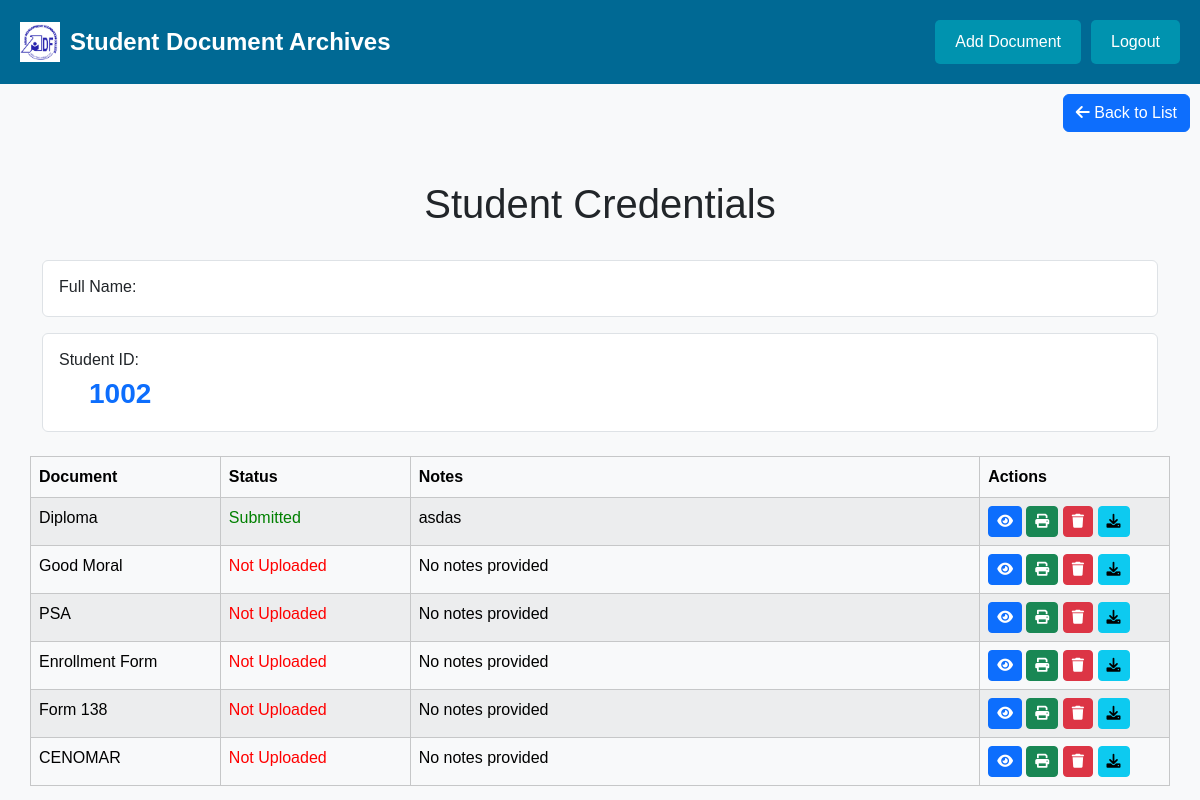
Screenshot of /Archiving/archive/studentListCredentials.php?student_id=1002 with the database file from the repository.
### tables this page shows
CREATE TABLE `students` (
  `student_id` int(11) NOT NULL,
  `firstname` varchar(255) NOT NULL,
  `middlename` varchar(255) DEFAULT NULL,
  `lastname` varchar(255) NOT NULL,
  `course` varchar(100) NOT NULL,
  `year_level` int(11) NOT NULL,
  `fullname` varchar(200) GENERATED ALWAYS AS (concat(`firstname`,' ',`lastname`)) STORED
);

CREATE TABLE `document_requirements` (
  `id` int(11) NOT NULL,
  `document_name` varchar(255) NOT NULL,
  `description` text DEFAULT NULL
);

CREATE TABLE `student_documents` (
  `id` int(11) NOT NULL,
  `student_id` int(11) NOT NULL,
  `document_id` int(11) NOT NULL,
  `status` tinyint(1) DEFAULT 0,
  `notes` text DEFAULT 'No notes provided',
  `updated_at` timestamp NOT NULL DEFAULT current_timestamp() ON UPDATE current_timestamp(),
  `file_path` varchar(255) NOT NULL
);

### Archiving/archive/StudentListCredentials.php (the view, shortened to what this page needs)
<?php
$conn = new mysqli("localhost", "root", "", "student_management");
if (isset($_GET['student_id']) && !empty($_GET['student_id'])) {
    $student_id = intval($_GET['student_id']);
} else {
    die("Student ID is required.");
}
$documents_result = $conn->query("SELECT * FROM document_requirements");
$stmt = $conn->prepare("SELECT * FROM students WHERE student_id = ?");
$stmt->bind_param("i", $student_id);
$stmt->execute();
$student_result = $stmt->get_result();
$student = $student_result->fetch_assoc();
$stmt = $conn->prepare("SELECT * FROM student_documents WHERE student_id = ?");
$stmt->bind_param("i", $student_id);
$stmt->execute();
$student_documents_result = $stmt->get_result();
?>
<!DOCTYPE html>
<html lang="en">
<head>
    <link href="https://cdn.jsdelivr.net/npm/bootstrap@5.3.1/dist/css/bootstrap.min.css" rel="stylesheet">
    <link rel="stylesheet" href="nav.css">
    <link rel="stylesheet" href="https://cdnjs.cloudflare.com/ajax/libs/font-awesome/6.0.0-beta3/css/all.min.css">
</head>
<body class="bg-light">
<header>
    <div class="logo-container">
        <img src="uploads/logo.png" alt="Logo" class="logo">
        <span class="title">Student Document Archives</span>
    </div>
    <div class="navbar-buttons">
        <button class="navbar-button btn btn-primary" data-bs-toggle="modal" data-bs-target="#uploadModal">Add Document</button>
        <form action="logout.php" method="POST" style="display: inline;">
    <button type="submit" class="navbar-button" id="logoutButton">Logout</button>
</form>    </div>
</header>
<div class="d-flex justify-content-end" style="margin: 10px 10px;">
    <a href="studentList.php" class="btn btn-primary">
        <i class="fas fa-arrow-left"></i> Back to List
    </a>
</div>
<div class="container mt-5">
    <div class="d-flex justify-content-between align-items-center mb-4">
        <h1 class="text-center w-100">Student Credentials</h1>
    </div>
    <div class="mb-4">
        <div class="p-3 mb-3 border rounded bg-white">
            <h5 class="mb-1 fs-6">Full Name:</h5>
        </div>
        <div class="p-3 border rounded bg-white">
            <h5 class="mb-1 fs-6">Student ID:</h5>
            <p style="margin-left:30px;" class="mb-0 text-primary fw-bold fs-3">
                <?= htmlspecialchars($student['student_id']); ?>
            </p>
        </div>
    </div>
    <div class="row">
        <table class="table table-bordered table-striped table-hover table-light">
            <thead class="thead-dark">
                <tr>
                    <th class="col-2">Document</th>
                    <th class="col-2">Status</th>
                    <th class="col-6">Notes</th>
                    <th class="col-2">Actions</th>
                </tr>
            </thead>
            <tbody>
                <?php while ($document = $documents_result->fetch_assoc()): ?>
                <tr>
                    <td><?= htmlspecialchars($document['document_name']); ?></td>
                    <?php
                    $status = "Not Uploaded";
                    $notes = "No notes provided";
                    $color = "red";
                    $student_documents_result->data_seek(0);
                    while ($student_document = $student_documents_result->fetch_assoc()) {
                        if ($student_document['document_id'] == $document['id']) {
                            $status = $student_document['status'] == 1 ? "Submitted" : "No record";
                            $color = $student_document['status'] == 1 ? "green" : "red";
                            $notes = htmlspecialchars($student_document['notes']);
                            break;
                        }
                    }
                    ?>
                    <td style="color: <?php echo $color; ?>;"><?php echo $status; ?></td>
                    <td><?= $notes; ?></td>
                    <td>
                    <button
    class="btn btn-primary btn-sm"
    data-bs-toggle="modal"
    data-bs-target="#viewModal"
    data-file="<?= htmlspecialchars($student_document['file_path'] ?? '#'); ?>"
    title="View">
    <i class="fas fa-eye"></i>
</button>
<a href="#" class="btn btn-success btn-sm"
   title="Print"
   onclick="printDocument('http://localhost/archiving/archive/<?= htmlspecialchars($student_document['file_path'] ?? '#'); ?>')">
    <i class="fas fa-print"></i>
</a>
                        <a href="?delete_id=<?= htmlspecialchars($document['id']) ?>&student_id=<?= htmlspecialchars($student['student_id']) ?>" class="btn btn-danger btn-sm" onclick="return confirm('Are you sure?');" title="Delete">
                            <i class="fas fa-trash"></i>
                        </a>
                        <a href="?download_id=<?= htmlspecialchars($document['id']) ?>&student_id=<?= htmlspecialchars($student['student_id']) ?>" class="btn btn-info btn-sm" title="Download">
                            <i class="fas fa-download"></i>
                        </a>
                    </td>
                </tr>
                <?php endwhile; ?>
            </tbody>
        </table>
    </div>
</div>
</body>
</html>

### Archiving/archive/nav.css (style rules this page uses)
* { margin: 0; padding: 0; box-sizing: border-box; }
body { font-family: Arial, sans-serif; }
header { display: flex; justify-content: space-between; align-items: center; padding: 20px; background-color: #006994; color: white; }
.logo-container { display: flex; align-items: center; }
.logo { width: 40px; height: 40px; margin-right: 10px; }
.title { font-size: 24px; font-weight: bold; }
.navbar-buttons { display: flex; gap: 10px; }
.navbar-button { background-color: #0093af; color: white; border: none; padding: 10px 20px; font-size: 16px; cursor: pointer; border-radius: 5px; transition: background-color 0.3s ease; }

### rows the page displays
students: student_id "1002"
document_requirements: document_name "Diploma", student_documents.status "Submitted", student_documents.notes "asdas"
document_requirements: document_name "Good Moral", status "Not Uploaded", notes "No notes provided"
document_requirements: document_name "PSA", status "Not Uploaded", notes "No notes provided"
document_requirements: document_name "Enrollment Form", status "Not Uploaded", notes "No notes provided"
document_requirements: document_name "Form 138", status "Not Uploaded", notes "No notes provided"
document_requirements: document_name "CENOMAR", status "Not Uploaded", notes "No notes provided"
